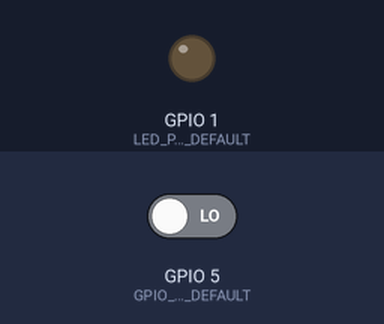
A program run on a simulated ESP32. On the bench: output pins drawn as LEDs (lit = HIGH). The test bench sets the inputs (shaded band); at power-on: GPIO 5 (GPIO_PIN_NUMBER_DEFAULT) LOW. What the program prints to the serial monitor is not drawn.

Above: at 1.3 s.
1.4 s: GPIO 5 (GPIO_PIN_NUMBER_DEFAULT) driven HIGH
At 2.7 s:
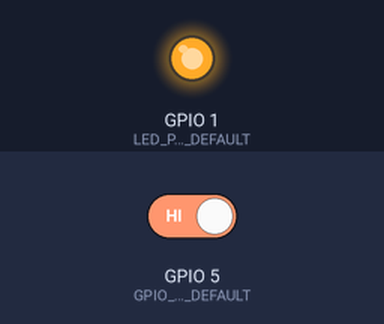
Timing chart, 0 to 4.4 s (numbered marks = the images above; inputs shaded):
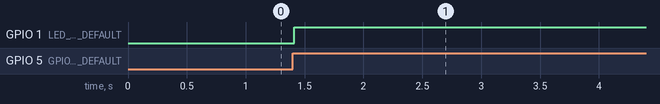

The program:

main.cpp
```cpp
/**
*       Main File for the project
*       Done by Berkay Ipek
*
*
*/

/* Includes */
#include "config.hpp"
#include "LED.hpp"
#include "GPIO.hpp"

/* Definitions */

/* Declarations */

/* Variables */

LED ledHandle(LED_PIN_NUMBER_DEFAULT);
GPIOx button(GPIO_PIN_NUMBER_DEFAULT, INPUT);

/* Functions */

void setup() {
    /* Console initialize */
    Serial.begin(UART_MONITOR_BAUD_RATE);
}

void loop() {
    delay(10); // For safety purposes
    bool buttonState = false;
    bool newButtonState;

    while(true) {
        newButtonState = button.read();
        if (newButtonState && !buttonState) {
            ledHandle.toggle();
        }
        buttonState = newButtonState;
        delay(100); // To prevent debouncing effect
    }

}
```

LED.cpp
```cpp
/*
** LED Class Source File
*/
#include "config.hpp"
#include "LED.hpp"

LED::LED(uint8_t pinNumber) {
    for (;;) {
        if ((pinNumber > LED_PIN_NUMBER_MAX) || (pinNumber < LED_PIN_NUMBER_MIN)) {
            mPinNumber = LED_PIN_NUMBER_DEFAULT;
            Serial.println("Pin Number Selection Out of range: set as default");
        } else {
            mPinNumber = pinNumber;
        }

        pinMode(mPinNumber, OUTPUT);
        digitalWrite(mPinNumber, LOW);
        delay(100);
        if (LOW != digitalRead(mPinNumber)){
            Serial.println("Couldn't start with turned off LED");
        }
        break;
    }
}

void LED::turnOn() {
    digitalWrite(this->mPinNumber, HIGH);
};

void LED::turnOff() {
    digitalWrite(this->mPinNumber, LOW);
};

bool LED::isTurnedOn() {
    return (HIGH == digitalRead(this->mPinNumber));
};

void LED::toggle() {
    uint8_t isTurned = isTurnedOn();
    for (;;) {
        if (true == isTurned) {
            digitalWrite(this->mPinNumber, LOW);
            break;
        }
        else {
            digitalWrite(this->mPinNumber, HIGH);
            break;
        }
        break;
    }

}
```

LED.hpp
```cpp
/*
** LED Class Header File
*/
#ifndef REVLOV_LED_H
#define REVLOV_LED_H

class LED {
    private:
        uint8_t mPinNumber;
    public:
        LED(uint8_t pinNumber); // Constructor Method
        //~LED(); Destructor method
        void turnOn();
        void turnOff();
        bool isTurnedOn();
        void toggle();
};

#endif /* REVLOV_LED_H */
```

config.hpp
```cpp
/**
 * All Library dependencies and configuration will be here
 */
#ifndef REVLOV_CONFIG_H
#define REVLOV_CONFIG_H

#include <Arduino.h>
#include <esp32-hal-gpio.h>

/* UART Configuration */
#define UART_MONITOR_BAUD_RATE    115200

/* LED Configuration */
#define LED_PIN_NUMBER_DEFAULT 1
#define LED_PIN_NUMBER_MIN 1
#define LED_PIN_NUMBER_MAX 4

/* GPIO Configuration */
#define GPIO_PIN_NUMBER_DEFAULT 5
#define GPIO_PIN_NUMBER_MIN 1
#define GPIO_PIN_NUMBER_MAX 15

#endif /* REVLOV_CONFIG_H */
```

GPIO.cpp
```cpp
/*
** GPIO Class Source File
*/
#include "config.hpp"
#include "GPIO.hpp"

GPIOx::GPIOx(uint8_t pinNumber, uint8_t mode) {
    for (;;) {
        if ((pinNumber > GPIO_PIN_NUMBER_MAX) || (pinNumber < GPIO_PIN_NUMBER_MIN)) {
            mPinNumber = GPIO_PIN_NUMBER_DEFAULT;
            Serial.println("Pin Number Selection Out of range: set as default");
        } else {
            mPinNumber = pinNumber;
        }

        if ((OUTPUT != mode) || (INPUT != mode)) {
            mode = INPUT;
            Serial.println("Pin Mode Selection Out of range: set as default");
        }
        pinMode(mPinNumber, mode);
        break;
    }
}

int GPIOx::read() {
    return digitalRead(this->mPinNumber);
}
```

GPIO.hpp
```cpp
/*
** GPIO Class Header File
*/
#ifndef REVLOV_GPIO_H
#define REVLOV_GPIO_H

#if 0
I am not going to use this one since it will take 32 bits
typedef enum GPIOStatus {
    OUTPUT,
    INPUT
} GPIOStatus_t;
#endif /* 0 */

class GPIOx {
    private:
        uint8_t mPinNumber;
    public:
        GPIOx(uint8_t pinNumber, uint8_t mode);
        // ~GPIOx();
        int read();
        // void write(); // Not going to be used
};

#endif /* REVLOV_GPIO_H */
```

Measured:
- after the input at 1.4 s, GPIO 1 (LED_PIN_NUMBER_DEFAULT): LOW → HIGH at once
